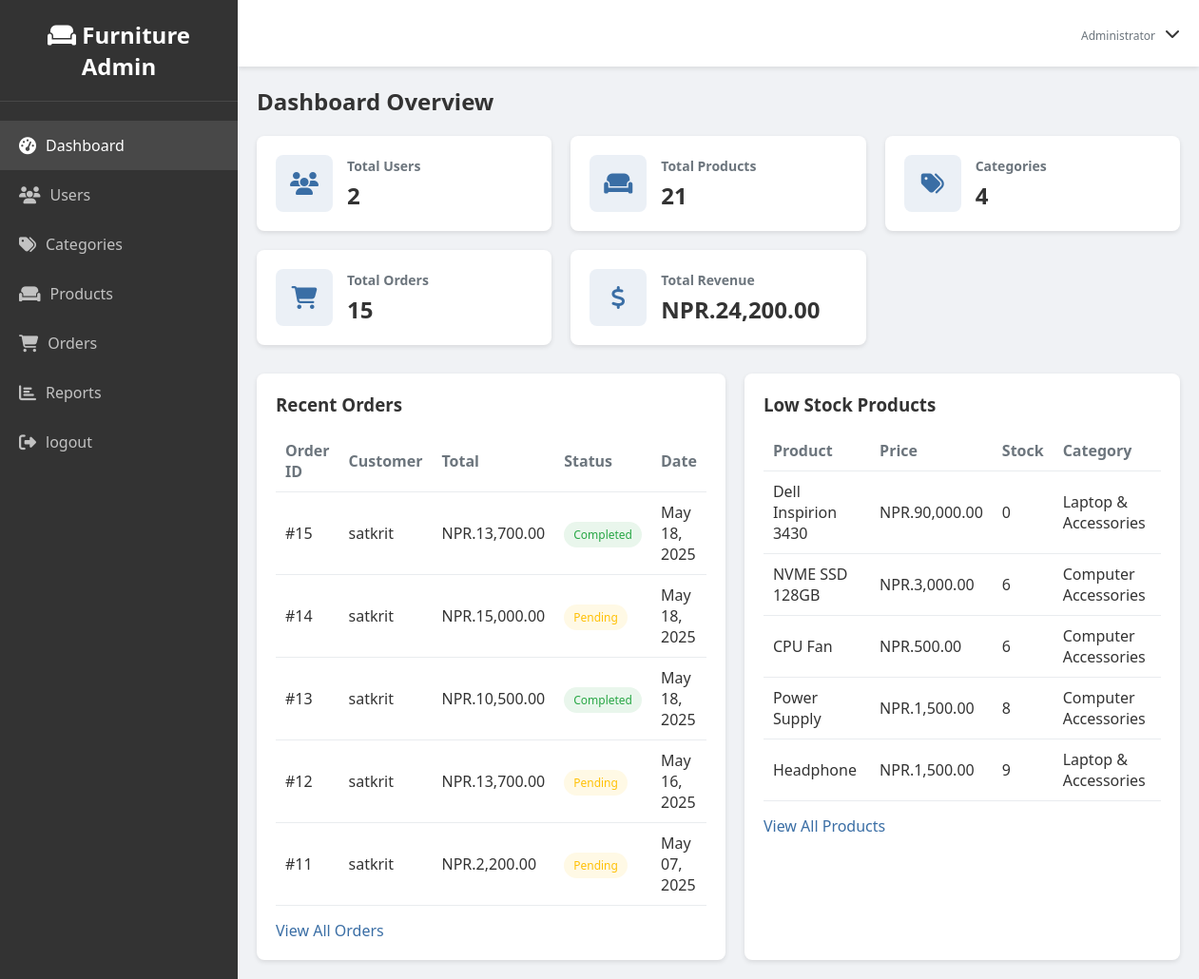
Page /furnitureadminpannel/index.php (signed in) on the committed database.
### tables this page shows
CREATE TABLE `orders` (
  `id` int(11) NOT NULL,
  `user_id` int(11) NOT NULL,
  `name` varchar(100) NOT NULL,
  `number` varchar(15) NOT NULL,
  `email` varchar(100) NOT NULL,
  `method` varchar(50) NOT NULL,
  `address` text NOT NULL,
  `total_products` text NOT NULL,
  `total_price` int(11) NOT NULL,
  `status` enum('pending','processing','completed','cancelled') DEFAULT 'pending',
  `created_at` timestamp NOT NULL DEFAULT current_timestamp()
);

CREATE TABLE `users` (
  `id` int(11) NOT NULL,
  `Name` varchar(100) NOT NULL,
  `Email` varchar(100) NOT NULL,
  `Phone` varchar(200) NOT NULL,
  `password` varchar(255) NOT NULL,
  `created_at` timestamp NOT NULL DEFAULT current_timestamp(),
  `reset_token` varchar(255) DEFAULT NULL,
  `reset_token_expiry` datetime DEFAULT NULL
);

CREATE TABLE `products` (
  `id` int(11) NOT NULL,
  `name` varchar(255) NOT NULL,
  `description` text DEFAULT NULL,
  `price` int(11) NOT NULL,
  `stock` int(11) NOT NULL,
  `image` varchar(255) NOT NULL,
  `category_id` int(11) NOT NULL,
  `created_at` timestamp NOT NULL DEFAULT current_timestamp()
);

CREATE TABLE `categories` (
  `id` int(11) NOT NULL,
  `name` varchar(255) NOT NULL,
  `created_at` timestamp NOT NULL DEFAULT current_timestamp()
);

### furnitureadminpannel/index.php (the view, shortened to what this page needs)
<!DOCTYPE html>
<html lang="en">
<head>
    <link rel="stylesheet" href="css/style.css">
    <link rel="stylesheet" href="https://cdnjs.cloudflare.com/ajax/libs/font-awesome/6.4.0/css/all.min.css">
</head>
<body>
    <div class="container">
        <?php include 'includes/sidebar.php'; ?>
        <div class="main-content">
            <?php include 'includes/header.php'; ?>
            <div class="dashboard">
                <h2>Dashboard Overview</h2>
                <div class="stats-container">
                    <?php
                    include 'includes/config.php';
                    $user_query = "SELECT COUNT(*) as total_users FROM users";
                    $user_result = mysqli_query($conn, $user_query);
                    $user_data = mysqli_fetch_assoc($user_result);
                    $product_query = "SELECT COUNT(*) as total_products FROM products";
                    $product_result = mysqli_query($conn, $product_query);
                    $product_data = mysqli_fetch_assoc($product_result);
                    $category_query = "SELECT COUNT(*) as total_categories FROM categories";
                    $category_result = mysqli_query($conn, $category_query);
                    $category_data = mysqli_fetch_assoc($category_result);
                    $order_query = "SELECT COUNT(*) as total_orders FROM orders";
                    $order_result = mysqli_query($conn, $order_query);
                    $order_data = mysqli_fetch_assoc($order_result);
                    $revenue_query = "SELECT SUM(total_price) as total_revenue FROM orders WHERE status='completed'";
                    $revenue_result = mysqli_query($conn, $revenue_query);
                    $revenue_data = mysqli_fetch_assoc($revenue_result);
                    ?>
                    <div class="stat-card">
                        <div class="stat-icon">
                            <i class="fas fa-users"></i>
                        </div>
                        <div class="stat-info">
                            <h3>Total Users</h3>
                            <p><?php echo $user_data['total_users']; ?></p>
                        </div>
                    </div>
                    <div class="stat-card">
                        <div class="stat-icon">
                            <i class="fas fa-couch"></i>
                        </div>
                        <div class="stat-info">
                            <h3>Total Products</h3>
                            <p><?php echo $product_data['total_products']; ?></p>
                        </div>
                    </div>
                    <div class="stat-card">
                        <div class="stat-icon">
                            <i class="fas fa-tags"></i>
                        </div>
                        <div class="stat-info">
                            <h3>Categories</h3>
                            <p><?php echo $category_data['total_categories']; ?></p>
                        </div>
                    </div>
                    <div class="stat-card">
                        <div class="stat-icon">
                            <i class="fas fa-shopping-cart"></i>
                        </div>
                        <div class="stat-info">
                            <h3>Total Orders</h3>
                            <p><?php echo $order_data['total_orders']; ?></p>
                        </div>
                    </div>
                    <div class="stat-card">
                        <div class="stat-icon">
                            <i class="fas fa-dollar-sign"></i>
                        </div>
                        <div class="stat-info">
                            <h3>Total Revenue</h3>
                            <p>NPR.<?php echo number_format($revenue_data['total_revenue'] ?? 0, 2); ?></p>
                        </div>
                    </div>
                </div>
                <div class="recent-section">
                    <div class="recent-orders">
                        <h3>Recent Orders</h3>
                        <table>
                            <thead>
                                <tr>
                                    <th>Order ID</th>
                                    <th>Customer</th>
                                    <th>Total</th>
                                    <th>Status</th>
                                    <th>Date</th>
                                </tr>
                            </thead>
                            <tbody>
                                <?php
                                $recent_orders_query = "SELECT o.id, u.name as customer, o.total_price, o.status, o.created_at
                                                      FROM orders o
                                                      JOIN users u ON o.user_id = u.id
                                                      ORDER BY o.created_at DESC LIMIT 5";
                                $recent_orders_result = mysqli_query($conn, $recent_orders_query);
                                while($order = mysqli_fetch_assoc($recent_orders_result)) {
                                    echo "<tr>";
                                    echo "<td>#" . $order['id'] . "</td>";
                                    echo "<td>" . $order['customer'] . "</td>";
                                    echo "<td>NPR." . number_format($order['total_price'], 2) . "</td>";
                                    echo "<td><span class='status " . $order['status'] . "'>" . ucfirst($order['status']) . "</span></td>";
                                    echo "<td>" . date('M d, Y', strtotime($order['created_at'])) . "</td>";
                                    echo "</tr>";
                                }
                                ?>
                            </tbody>
                        </table>
                        <a href="orders.php" class="view-all">View All Orders</a>
                    </div>
                    <div class="recent-products">
                        <h3>Low Stock Products</h3>
                        <table>
                            <thead>
                                <tr>
                                    <th>Product</th>
                                    <th>Price</th>
                                    <th>Stock</th>
                                    <th>Category</th>
                                </tr>
                            </thead>
                            <tbody>
                                <?php
                                $low_stock_query = "SELECT p.id, p.name, p.price, p.stock, c.name as category
                                                  FROM products p
                                                  JOIN categories c ON p.category_id = c.id
                                                  WHERE p.stock < 10
                                                  ORDER BY p.stock ASC LIMIT 5";
                                $low_stock_result = mysqli_query($conn, $low_stock_query);
                                while($product = mysqli_fetch_assoc($low_stock_result)) {
                                    echo "<tr>";
                                    echo "<td>" . $product['name'] . "</td>";
                                    echo "<td>NPR." . number_format($product['price'], 2) . "</td>";
                                    echo "<td>" . $product['stock'] . "</td>";
                                    echo "<td>" . $product['category'] . "</td>";
                                    echo "</tr>";
                                }
                                ?>
                            </tbody>
                        </table>
                        <a href="products.php" class="view-all">View All Products</a>
                    </div>
                </div>
            </div>
        </div>
    </div>
</body>
</html>

### furnitureadminpannel/includes/sidebar.php (shortened to what this page needs)
<div class="sidebar">
    <div class="brand">
        <h2><i class="fas fa-couch"></i> Furniture Admin</h2>
    </div>
    <ul class="nav-links">
        <li class="<?php echo basename($_SERVER['PHP_SELF']) == 'index.php' ? 'active' : ''; ?>">
            <a href="index.php">
                <i class="fas fa-tachometer-alt"></i>
                <span>Dashboard</span>
            </a>
        </li>
        <li class="<?php echo basename($_SERVER['PHP_SELF']) == 'users.php' ? 'active' : ''; ?>">
            <a href="users.php">
                <i class="fas fa-users"></i>
                <span>Users</span>
            </a>
        </li>
        <li class="<?php echo basename($_SERVER['PHP_SELF']) == 'categories.php' ? 'active' : ''; ?>">
            <a href="categories.php">
                <i class="fas fa-tags"></i>
                <span>Categories</span>
            </a>
        </li>
        <li class="<?php echo basename($_SERVER['PHP_SELF']) == 'products.php' ? 'active' : ''; ?>">
            <a href="products.php">
                <i class="fas fa-couch"></i>
                <span>Products</span>
            </a>
        </li>
        <li class="<?php echo basename($_SERVER['PHP_SELF']) == 'orders.php' ? 'active' : ''; ?>">
            <a href="orders.php">
                <i class="fas fa-shopping-cart"></i>
                <span>Orders</span>
            </a>
        </li>
        <li class="<?php echo basename($_SERVER['PHP_SELF']) == 'reports.php' ? 'active' : ''; ?>">
            <a href="reports.php">
                <i class="fas fa-chart-bar"></i>
                <span>Reports</span>
            </a>
        </li>
        <li class="<?php echo basename($_SERVER['PHP_SELF']) == 'logout.php' ? 'active' : ''; ?>">
            <a href="logout.php">
                <i class="fas fa-sign-out-alt"></i>
                <span>logout</span>
            </a>
        </li>
    </ul>
</div>

### furnitureadminpannel/includes/header.php (shortened to what this page needs)
<div class="header">
    <div class="header-right">
        <div class="admin-profile">
            <div class="admin-info">
                <small>Administrator</small>
            </div>
            <div class="dropdown">
                <i class="fas fa-chevron-down"></i>
            </div>
        </div>
    </div>
</div>

### furnitureadminpannel/css/style.css (style rules this page uses)
* { margin: 0; padding: 0; box-sizing: border-box; font-family: 'Segoe UI', Tahoma, Geneva, Verdana, sans-serif; }
:root { --primary-color: #3a6ea5; --secondary-color: #004e98; --accent-color: #ff6b6b; --light-color: #f5f5f5; --dark-color: #333; --success-color: #28a745; --warning-color: #ffc107; --danger-color: #dc3545; --info-color: #17a2b8; --gray-color: #6c757d; --light-gray: #e9ecef; --sidebar-width: 250px; --header-height: 70px; --transition-speed: 0.3s; }
body { background-color: #f0f2f5; color: var(--dark-color); }
a { text-decoration: none; color: var(--primary-color); }
ul { list-style: none; }
.container { display: flex; min-height: 100vh; }
.sidebar { width: var(--sidebar-width); background-color: var(--dark-color); color: white; position: fixed; height: 100%; overflow-y: auto; transition: all var(--transition-speed) ease; z-index: 1000; }
.brand { padding: 20px; text-align: center; border-bottom: 1px solid rgba(255, 255, 255, 0.1); }
.brand h2 { font-size: 24px; color: white; }
.nav-links { margin-top: 20px; }
.nav-links li { position: relative; }
.nav-links li a { display: flex; align-items: center; padding: 15px 20px; color: rgba(255, 255, 255, 0.7); transition: all var(--transition-speed) ease; }
.nav-links li a:hover, .nav-links li.active a { color: white; background-color: rgba(255, 255, 255, 0.1); }
.nav-links li a i { margin-right: 10px; font-size: 18px; }
.main-content { flex: 1; margin-left: var(--sidebar-width); transition: all var(--transition-speed) ease; }
.header { background-color: white; height: var(--header-height); padding: 0 20px; display: flex; align-items: center; justify-content: space-between; box-shadow: 0 2px 5px rgba(0, 0, 0, 0.1); position: sticky; top: 0; z-index: 100; }
.header-right { display: flex; align-items: center; }
.admin-profile { display: flex; align-items: center; position: relative; cursor: pointer; }
.admin-info small { color: var(--gray-color); font-size: 12px; }
.dropdown { position: relative; margin-left: 10px; }
.dashboard { padding: 20px; }
.dashboard h2 { margin-bottom: 20px; color: var(--dark-color); }
.stats-container { display: grid; grid-template-columns: repeat(auto-fill, minmax(240px, 1fr)); gap: 20px; margin-bottom: 30px; }
.stat-card { background-color: white; border-radius: 8px; padding: 20px; box-shadow: 0 2px 5px rgba(0, 0, 0, 0.1); display: flex; align-items: center; }
.stat-icon { width: 60px; height: 60px; background-color: rgba(58, 110, 165, 0.1); border-radius: 8px; display: flex; align-items: center; justify-content: center; margin-right: 15px; }
.stat-icon i { font-size: 24px; color: var(--primary-color); }
.stat-info h3 { font-size: 14px; color: var(--gray-color); margin-bottom: 5px; }
.stat-info p { font-size: 24px; font-weight: bold; color: var(--dark-color); }
.recent-section { display: grid; grid-template-columns: 1fr 1fr; gap: 20px; }
.recent-orders, .recent-products { background-color: white; border-radius: 8px; padding: 20px; box-shadow: 0 2px 5px rgba(0, 0, 0, 0.1); }
.recent-orders h3, .recent-products h3 { margin-bottom: 15px; color: var(--dark-color); }
table { width: 100%; border-collapse: collapse; }
table th, table td { padding: 10px; text-align: left; border-bottom: 1px solid var(--light-gray); }
table th { font-weight: 600; color: var(--gray-color); }
.status { padding: 5px 10px; border-radius: 20px; font-size: 12px; font-weight: 500; }
.status.pending { background-color: rgba(255, 193, 7, 0.1); color: var(--warning-color); }
.status.completed { background-color: rgba(40, 167, 69, 0.1); color: var(--success-color); }
.view-all { display: inline-block; margin-top: 15px; color: var(--primary-color); font-weight: 500; }

### rows in the picture
orders: id "15", user.Name "satkrit", total_price "13,700.00", status "Completed", created_at "May 18, 2025"
orders: id "14", user.Name "satkrit", total_price "15,000.00", status "Pending", created_at "May 18, 2025"
orders: id "13", user.Name "satkrit", total_price "10,500.00", status "Completed", created_at "May 18, 2025"
orders: id "12", user.Name "satkrit", total_price "13,700.00", status "Pending", created_at "May 16, 2025"
orders: id "11", user.Name "satkrit", total_price "2,200.00", status "Pending", created_at "May 07, 2025"
products: name "Dell Inspirion 3430", price "90,000.00", stock "0", category.name "Laptop & Accessories"
products: name "NVME SSD 128GB", price "3,000.00", stock "6", category.name "Computer Accessories"
products: name "CPU Fan", price "500.00", stock "6", category.name "Computer Accessories"
products: name "Power Supply", price "1,500.00", stock "8", category.name "Computer Accessories"
products: name "Headphone", price "1,500.00", stock "9", category.name "Laptop & Accessories"

### other values in the picture
$user_data['total_users'] "2"
$product_data['total_products'] "21"
$category_data['total_categories'] "4"
$order_data['total_orders'] "15"
$revenue_data['total_revenue'] "24,200.00"
